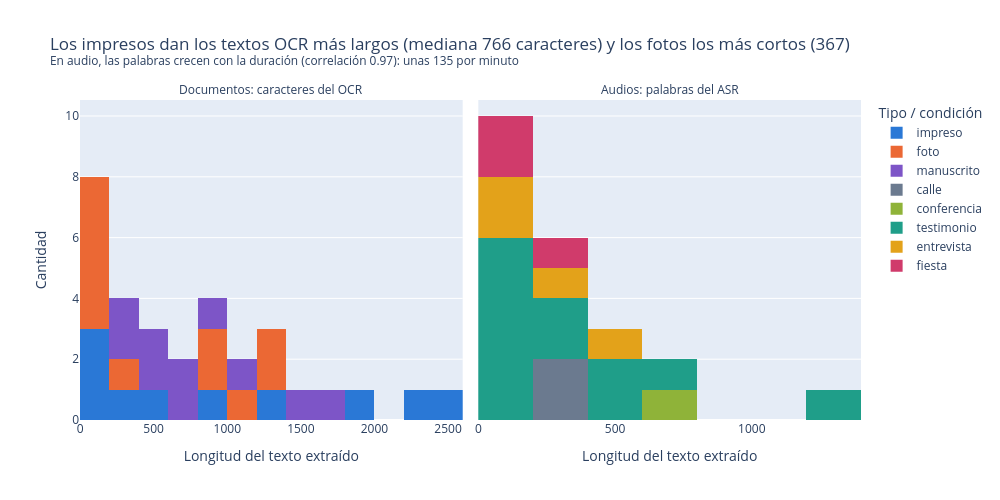

The notebook cell saved with this chart:
### Code cell
longitudes = pd.concat([
    pd.DataFrame({"modalidad": "Documentos: caracteres del OCR", "longitud": publicar_docs["n_caracteres"], "tipo": publicar_docs["tipo"]}),
    pd.DataFrame({"modalidad": "Audios: palabras del ASR", "longitud": publicar_auds["n_palabras"], "tipo": publicar_auds["condicion"]}),
])
medianas = publicar_docs.groupby("tipo")["n_caracteres"].median().sort_values()
correlacion = publicar_auds[["duracion_seg", "n_palabras"]].corr().iloc[0, 1]
fig = px.histogram(longitudes, x="longitud", color="tipo", facet_col="modalidad", nbins=15, color_discrete_map=COLORES,
                   labels={"longitud": "Longitud del texto extraído", "tipo": "Tipo / condición"},
                   title=f"Los {medianas.index[-1]}s dan los textos OCR más largos (mediana {medianas.iloc[-1]:.0f} caracteres) "
                         f"y los {medianas.index[0]}s los más cortos ({medianas.iloc[0]:.0f})"
                         f"<br><sup>En audio, las palabras crecen con la duración (correlación {correlacion:.2f}): "
                         f"unas {publicar_auds['n_palabras'].sum() / (publicar_auds['duracion_seg'].sum() / 60):.0f} por minuto</sup>")
fig.update_xaxes(matches=None)
fig.update_yaxes(title_text="Cantidad", col=1)
fig.for_each_annotation(lambda a: a.update(text=a.text.split("=")[-1]))
fig.update_layout(width=1000, height=500)
fig.show()

### Figure 1 — Plotly figure (JSON) as saved in the notebook; plotly's stock layout.template omitted (floating-point values rounded to 4 significant figures)
{"data": [{"bingroup": "x", "hovertemplate": "Tipo / condición=impreso<br>modalidad=Documentos: caracteres del OCR<br>Longitud del texto extraído=%{x}<br>count=%{y}<extra></extra>", "legendgroup": "impreso", "marker": {"color": "#2a78d6", "pattern": {"shape": ""}}, "name": "impreso", "nbinsx": 15, "orientation": "v", "showlegend": true, "type": "histogram", "x": [2333, 2545, 1848, 1235, 276, 119, 563, 156, 76, 968], "xaxis": "x", "yaxis": "y"}, {"bingroup": "x", "hovertemplate": "Tipo / condición=foto<br>modalidad=Documentos: caracteres del OCR<br>Longitud del texto extraído=%{x}<br>count=%{y}<extra></extra>", "legendgroup": "foto", "marker": {"color": "#eb6834", "pattern": {"shape": ""}}, "name": "foto", "nbinsx": 15, "orientation": "v", "showlegend": true, "type": "histogram", "x": [1120, 1202, 862, 16, 11, 129, 70, 161, 853, 367, 1257], "xaxis": "x", "yaxis": "y"}, {"bingroup": "x", "hovertemplate": "Tipo / condición=manuscrito<br>modalidad=Documentos: caracteres del OCR<br>Longitud del texto extraído=%{x}<br>count=%{y}<extra></extra>", "legendgroup": "manuscrito", "marker": {"color": "#7d55c7", "pattern": {"shape": ""}}, "name": "manuscrito", "nbinsx": 15, "orientation": "v", "showlegend": true, "type": "histogram", "x": [703, 1033, 1435, 921, 1663, 446, 363, 520, 713, 356], "xaxis": "x", "yaxis": "y"}, {"bingroup": "x", "hovertemplate": "Tipo / condición=calle<br>modalidad=Audios: palabras del ASR<br>Longitud del texto extraído=%{x}<br>count=%{y}<extra></extra>", "legendgroup": "calle", "marker": {"color": "#6b7a8f", "pattern": {"shape": ""}}, "name": "calle", "nbinsx": 15, "orientation": "v", "showlegend": true, "type": "histogram", "x": [258, 352], "xaxis": "x2", "yaxis": "y2"}, {"bingroup": "x", "hovertemplate": "Tipo / condición=conferencia<br>modalidad=Audios: palabras del ASR<br>Longitud del texto extraído=%{x}<br>count=%{y}<extra></extra>", "legendgroup": "conferencia", "marker": {"color": "#8fb339", "pattern": {"shape": ""}}, "name": "conferencia", "nbinsx": 15, "orientation": "v", "showlegend": true, "type": "histogram", "x": [633], "xaxis": "x2", "yaxis": "y2"}, {"bingroup": "x", "hovertemplate": "Tipo / condición=testimonio<br>modalidad=Audios: palabras del ASR<br>Longitud del texto extraído=%{x}<br>count=%{y}<extra></extra>", "legendgroup": "testimonio", "marker": {"color": "#1f9e89", "pattern": {"shape": ""}}, "name": "testimonio", "nbinsx": 15, "orientation": "v", "showlegend": true, "type": "histogram", "x": [1229, 228, 672, 163, 543, 190, 165, 330, 506, 96, 121, 74], "xaxis": "x2", "yaxis": "y2"}, {"bingroup": "x", "hovertemplate": "Tipo / condición=entrevista<br>modalidad=Audios: palabras del ASR<br>Longitud del texto extraído=%{x}<br>count=%{y}<extra></extra>", "legendgroup": "entrevista", "marker": {"color": "#e3a21a", "pattern": {"shape": ""}}, "name": "entrevista", "nbinsx": 15, "orientation": "v", "showlegend": true, "type": "histogram", "x": [486, 181, 190, 324], "xaxis": "x2", "yaxis": "y2"}, {"bingroup": "x", "hovertemplate": "Tipo / condición=fiesta<br>modalidad=Audios: palabras del ASR<br>Longitud del texto extraído=%{x}<br>count=%{y}<extra></extra>", "legendgroup": "fiesta", "marker": {"color": "#d03b6b", "pattern": {"shape": ""}}, "name": "fiesta", "nbinsx": 15, "orientation": "v", "showlegend": true, "type": "histogram", "x": [31, 206, 75], "xaxis": "x2", "yaxis": "y2"}], "layout": {"annotations": [{"font": {}, "showarrow": false, "text": "Documentos: caracteres del OCR", "x": 0.245, "xanchor": "center", "xref": "paper", "y": 1, "yanchor": "bottom", "yref": "paper"}, {"font": {}, "showarrow": false, "text": "Audios: palabras del ASR", "x": 0.755, "xanchor": "center", "xref": "paper", "y": 1, "yanchor": "bottom", "yref": "paper"}], "barmode": "relative", "height": 500, "legend": {"title": {"text": "Tipo / condición"}, "tracegroupgap": 0}, "title": {"text": "Los impresos dan los textos OCR más largos (mediana 766 caracteres) y los fotos los más cortos (367)<br><sup>En audio, las palabras crecen con la duración (correlación 0.97): unas 135 por minuto</sup>"}, "width": 1000, "xaxis": {"anchor": "y", "domain": [0, 0.49], "title": {"text": "Longitud del texto extraído"}}, "xaxis2": {"anchor": "y2", "domain": [0.51, 1], "title": {"text": "Longitud del texto extraído"}}, "yaxis": {"anchor": "x", "domain": [0, 1], "title": {"text": "Cantidad"}}, "yaxis2": {"anchor": "x2", "domain": [0, 1], "matches": "y", "showticklabels": false}}}
